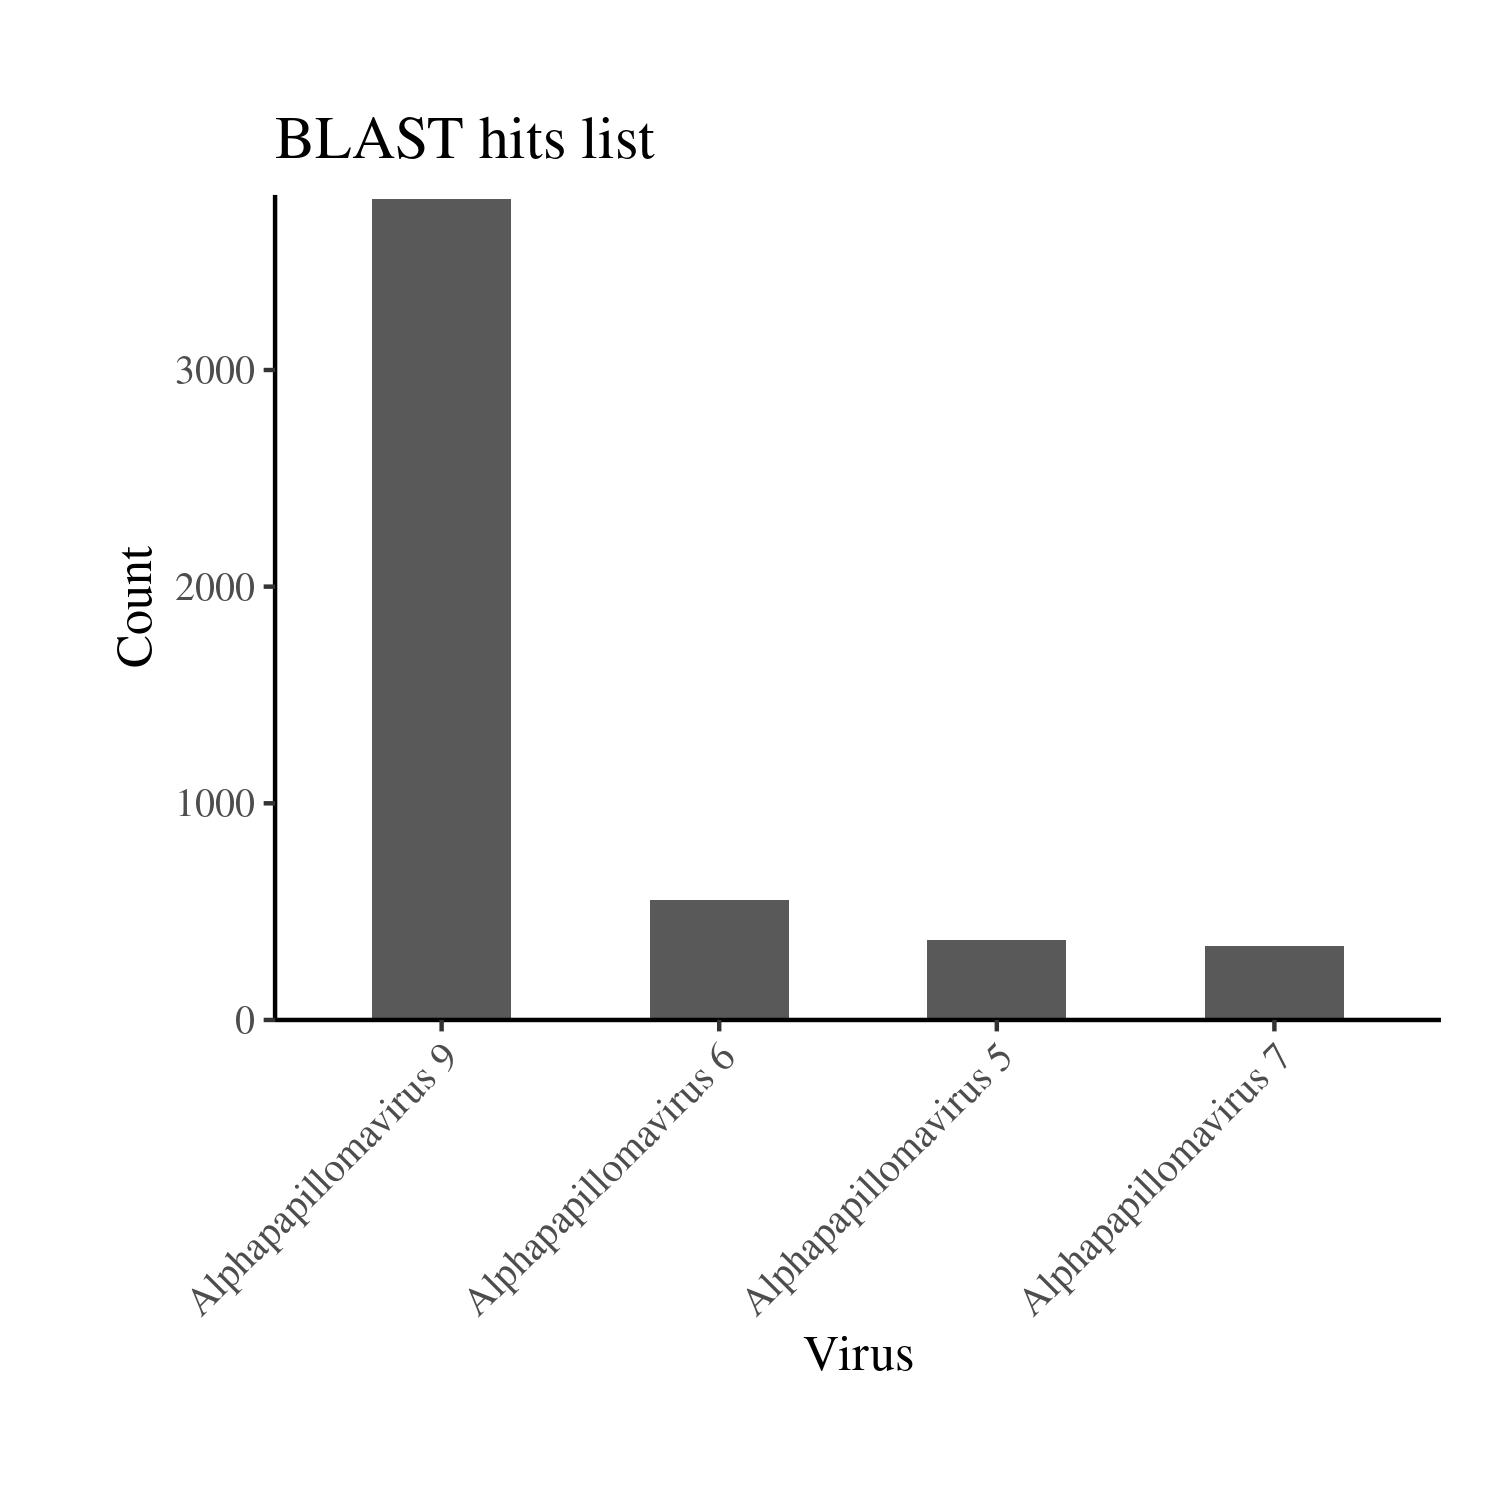

R code for this plot:
source("~/Desktop/script/ggplot_theme.R")
library(taxonomizr)
library(dplyr)
library(ggplot2)

prepareDatabase('accessionTaxa.sql')
#blastAccessions<-c("Z17430.1","Z17429.1","X62402.1") 
#ids<-accessionToTaxa(blastAccessions,'accessionTaxa.sql')
#getTaxonomy(ids,'accessionTaxa.sql')

blastResults<-read.table('/home/bpx/Desktop/HPV_oligo.csv.blast',header=FALSE,stringsAsFactors=FALSE)

# Filter the data to exclude those below 95
filtered_blastResults <- blastResults %>%
  filter(V3 > 95)  # Column 3 corresponds to the percent identity


# Filter the data to exclude those below 95
filtered_blastResults <- blastResults %>%
  filter(V4 > 17)  # Column 4 corresponds to the query length

# Filter the data to exclude those below 95
filtered_blastResults <- blastResults %>%
  filter(V12 > 37)  # Column 12 corresponds to the bitscore
filtered_blastResults 

#grab the 4th |-separated field from the reference name in the second column
accessions<-sapply(strsplit(filtered_blastResults [,2],'\\|'),'[',4)
idss<-accessionToTaxa(accessions,'accessionTaxa.sql')
taxlist= getTaxonomy(idss,'accessionTaxa.sql')
head(taxlist)
spec <- table(subset(taxlist, select = "species"))

# Convert spec vector to data frame
data <- data.frame(
  Virus = names(spec),
  Value = as.numeric(spec)
)


# Filter the data to exclude those below 50
filtered_data <- data %>%
  filter(Value >= 1)

yy <- max(filtered_data$Value)

jpeg("/home/bpx/Desktop/blast_phylogeny.jpg", units="in", family="Times",  width=5, height=5, res=300, pointsize = 6) #pointsize is font size| increase image size to see the key

# Create the plot
ggplot(filtered_data, aes(x = reorder(Virus, -Value), y = Value), fill = Virus ) +
  geom_bar(stat = "identity", width=0.5) +
  labs(title = "BLAST hits list", x = "Virus", y = "Count") +
  scale_y_continuous(limits = c(0, yy+20),expand = expansion(mult = c(0, 0)))+
  my_theme("x")
dev.off()

